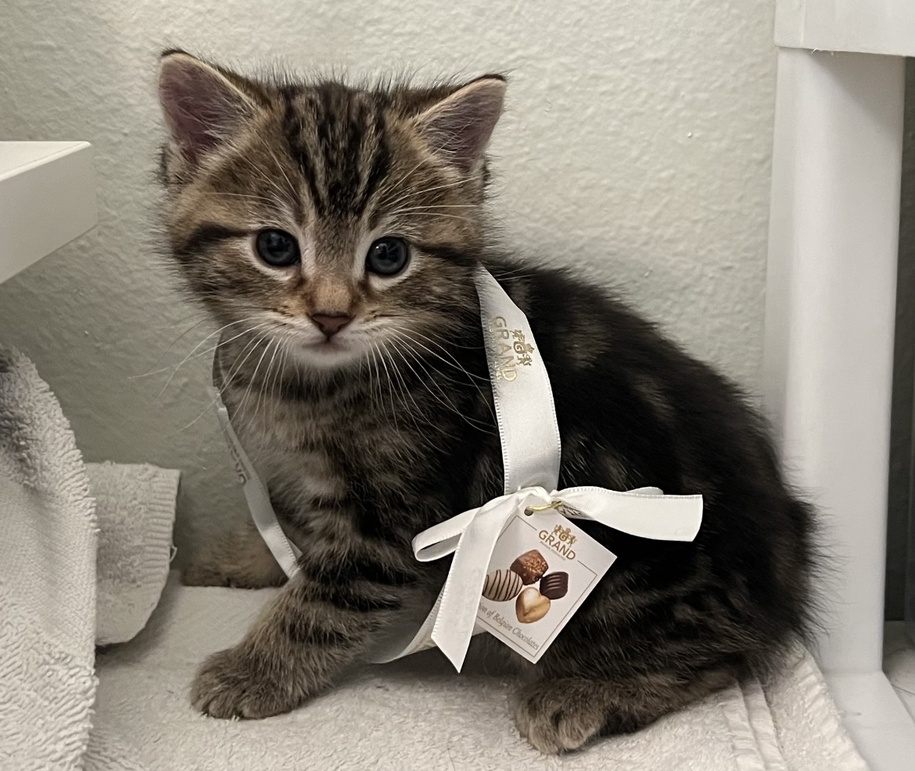
#> input picture Week 11/Code-Week#11/images/cat.jpg, 915 x 771 px, shrunk from 1170 x 985 before the run, found by its file name
$ python '1. Histogram_RGB.py'
#> lines starting #> are read from the running program, lines starting #| are printed output that depends on the picture
import cv2 as cv
import numpy as np
import os
import matplotlib.pyplot as plt


def colorHistogram():
    root = os.getcwd()
    imgPath = os.path.join(root,'images\\cat.jpg')
    img = cv.imread(imgPath)
#> img is the input picture: shape (771, 915, 3); mean B, G, R 116.9, 127.6, 133.7

    imgRGB = cv.cvtColor(img,cv.COLOR_BGR2RGB)

    plt.figure()
    plt.imshow(imgRGB)

    colors = ['b','g','r']

    plt.figure()
    for i in range(len(colors)):
        hist = cv.calcHist([imgRGB], [i], None, [256], [0, 256])
        plt.plot(hist,colors[i])
    plt.xlabel("pixel intensity")
    plt.ylabel("# of Pixels")
    plt.show()
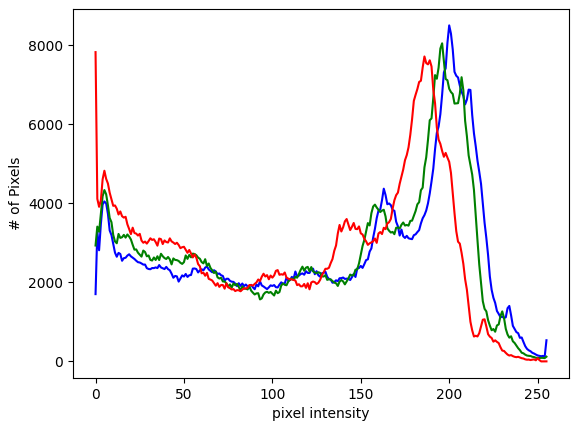
#> figure drawn by matplotlib, 1 panel; curve peaks at x = 200, y = 8501; curve peaks at x = 196, y = 8048; curve peaks at x = 0, y = 7825


if __name__ == '__main__':
    colorHistogram()

$ run again, with Week 11/Code-Week#11/images/goalkeeper.jpg copied over Week 11/Code-Week#11/images/cat.jpg
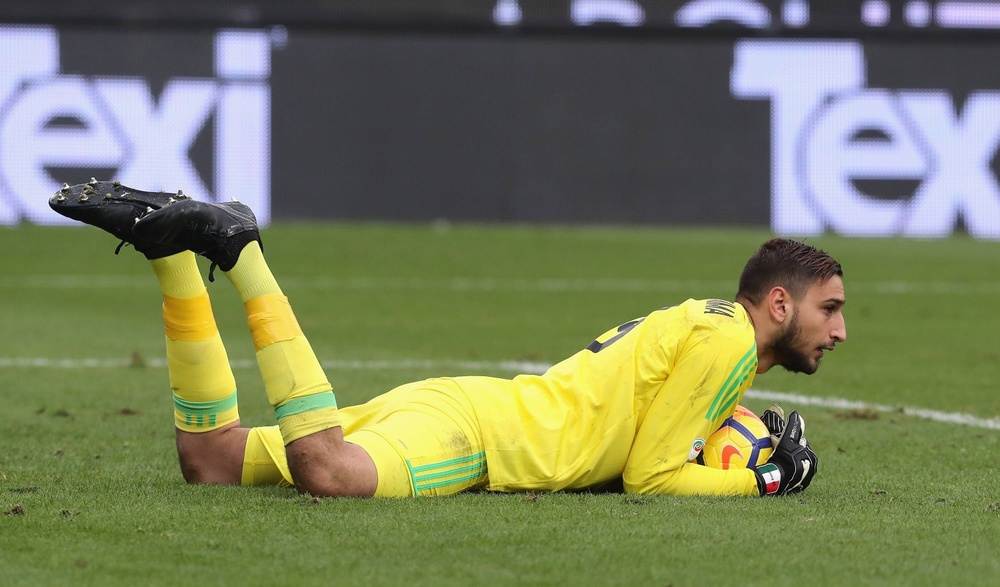
#> input picture Week 11/Code-Week#11/images/goalkeeper.jpg, 1000 x 587 px, shrunk from 1500 x 880 before the run, found by its file name
#> in colorHistogram, img is the input picture: shape (587, 1000, 3); mean B, G, R 91.4, 127.5, 121
#> in colorHistogram, `plt.show()`:
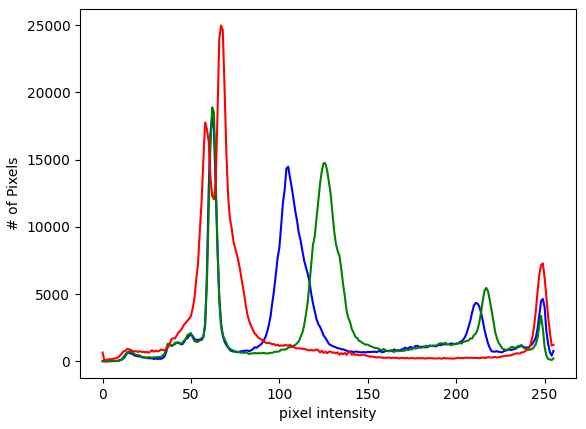
#> figure drawn by matplotlib, 1 panel; curve peaks at x = 62, y = 18182; curve peaks at x = 62, y = 18889; curve peaks at x = 67, y = 24980
